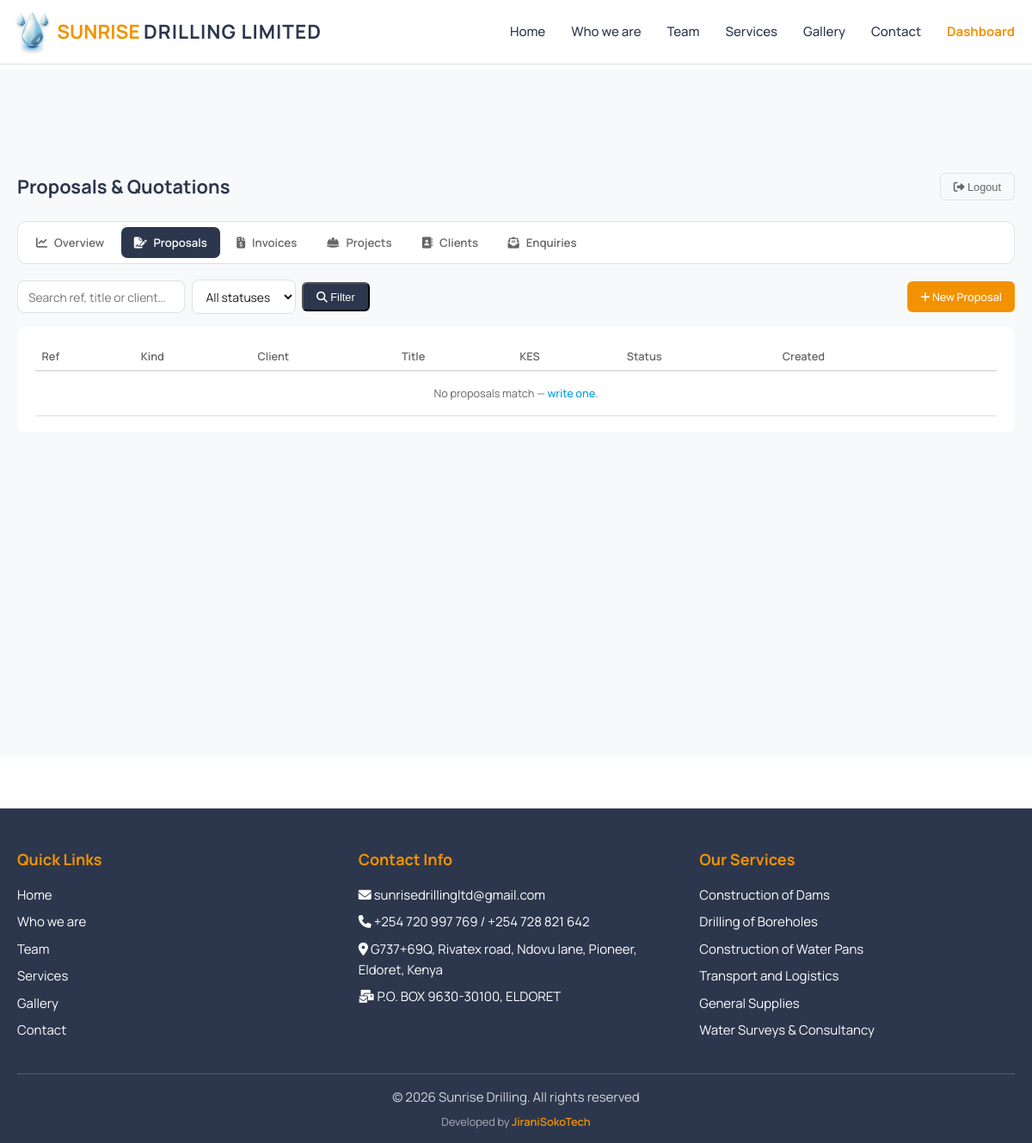
The page /dashboard/proposals/ (signed in) on the database its author committed.
### main/models.py (models this page shows, shortened)
class SingletonModel(models.Model):
    class Meta:
        abstract = True
    @classmethod
    def load(cls):
        obj, _ = cls.objects.get_or_create(pk=1)
        return obj

class SiteSettings(SingletonModel):
    email = models.EmailField(default="sunrisedrillingltd@gmail.com")
    phone_primary = models.CharField(max_length=30, default="+254 720 997 769")
    phone_secondary = models.CharField(max_length=30, blank=True, default="+254 728 821 642")
    physical_address = models.CharField(
        max_length=255, default="G737+69Q, Rivatex road, Ndovu lane, Pioneer, Eldoret, Kenya")
    postal_address = models.CharField(max_length=255, default="P.O. BOX 9630-30100, ELDORET")
    website = models.CharField(max_length=100, default="www.sunrisedrillingltd.com")
    business_hours = models.TextField(
        default=("Monday - Friday: 8:00 AM - 6:00 PM\nSaturday: 9:00 AM - 4:00 PM\n"
                 "Sunday: Emergency services only\nEmergency: 24/7 Available"),
        help_text="One line per entry; shown on the contact page")
    map_embed_url = models.TextField(
        blank=True, help_text="Google Maps embed URL for the contact page map")
    map_title = models.CharField(max_length=200, default="Sunrise Drilling Ltd Headquarters")
    map_address = models.TextField(
        default="G737+69Q, Rivatex road, Ndovu lane, Pioneer\nEldoret, Uasin Gishu County, Kenya")
    facebook_url = models.URLField(blank=True)
    instagram_url = models.URLField(blank=True)
    twitter_url = models.URLField(blank=True)
    tiktok_url = models.URLField(blank=True)
    copyright_text = models.CharField(max_length=200,
                                      default="Sunrise Drilling. All rights reserved")
    class Meta:
        verbose_name = "Site Settings"
        verbose_name_plural = "Site Settings"

class Service(models.Model):
    title = models.CharField(max_length=200)
    description = models.TextField()
    image = models.ImageField(upload_to='services/images/', blank=True, null=True)
    features = models.TextField(help_text="Enter features as a comma-separated list")
    primary_cta_text = models.CharField(max_length=50, default="Get Quote")
    primary_cta_url = models.CharField(max_length=200, default="main:contact")
    secondary_cta_text = models.CharField(max_length=50, default="View Projects")
    secondary_cta_url = models.CharField(max_length=200, default="main:gallery")
    order = models.PositiveIntegerField(default=0)
    class Meta:
        verbose_name = "Service"
        verbose_name_plural = "Services"
        ordering = ['order']

### business/views.py (the view)
# urls.py: path('proposals/', views.proposal_list, name='proposal_list'),
@staff_member_required(login_url='business:login')
def proposal_list(request):
    qs = Proposal.objects.select_related('client').prefetch_related('items')
    status = request.GET.get('status', '')
    if status:
        qs = qs.filter(status=status)
    q = request.GET.get('q', '').strip()
    if q:
        qs = qs.filter(Q(reference__icontains=q) | Q(title__icontains=q) |
                       Q(client__name__icontains=q) | Q(client__company__icontains=q))
    return render(request, 'business/proposal_list.html', {
        'proposals': qs[:100], 'status': status, 'q': q,
        'status_choices': Proposal.STATUS_CHOICES, 'active_tab': 'proposals',
    })

### main/context_processors.py (called while the page is built)
def site_content(request):
    return {
        'site_settings': SiteSettings.load(),
        'footer_services': Service.objects.all()[:6],
    }

### templates/business/proposal_list.html (shortened to what this page needs)
{% extends 'base.html' %}
{% load static humanize %}
{% block extra_css %}
<link rel="stylesheet" href="{% static 'css/dashboard.css' %}">
{% endblock %}
{% block content %}
<section class="dash">
    <div class="container">
        {% include 'business/_dashnav.html' with page_title="Proposals & Quotations" %}
        <div class="dash-toolbar">
            <form method="get" class="dash-filter">
                <input type="text" name="q" value="{{ q }}" class="dash-input" placeholder="Search ref, title or client…">
                <select name="status" class="dash-input">
                    <option value="">All statuses</option>
                </select>
                <button type="submit" class="btn-admin"><i class="fas fa-search"></i> Filter</button>
            </form>
            <a href="{% url 'business:proposal_create' %}" class="btn-admin btn-new"><i class="fas fa-plus"></i> New Proposal</a>
        </div>
        <div class="panel">
            <table>
                <tr><th>Ref</th><th>Kind</th><th>Client</th><th>Title</th><th>KES</th><th>Status</th><th>Created</th><th></th></tr>
                {% for p in proposals %}
                <tr>
                    <td><a href="{% url 'business:proposal_detail' p.pk %}">{{ p.reference }}</a></td>
                    <td>{{ p.get_kind_display }}</td>
                    <td>{{ p.client.name }}</td>
                    <td class="truncate">{{ p.title }}</td>
                    <td class="num">{{ p.total|floatformat:0|intcomma }}</td>
                    <td><span class="badge badge-{{ p.status }}">{{ p.get_status_display }}</span></td>
                    <td>{{ p.created_at|date:"d M Y" }}</td>
                    <td class="row-actions">
                        <a class="btn-mini" href="{% url 'business:proposal_pdf' p.pk %}" title="View PDF"><i class="fas fa-file-pdf"></i></a>
                        <a class="btn-mini" href="{% url 'business:proposal_edit' p.pk %}" title="Edit"><i class="fas fa-pen"></i></a>
                    </td>
                </tr>
                {% empty %}
                <tr><td colspan="8" class="empty">No proposals match — <a href="{% url 'business:proposal_create' %}">write one</a>.</td></tr>
                {% endfor %}
            </table>
        </div>
    </div>
</section>
{% endblock %}

### templates/base.html (shortened to what this page needs)
{% load static %}
<!DOCTYPE html>
<html lang="en">
<head>
    <link rel="stylesheet" href="https://cdnjs.cloudflare.com/ajax/libs/font-awesome/6.4.0/css/all.min.css">
    {% block extra_css %}{% endblock %}
</head>
<body>
    <header class="header">
        <div class="container">
            <div class="header-content">
                <a href="{% url 'main:home' %}" class="logo">
                    <img src="{% static 'images/logo-drop-sm.png' %}" alt="Sunrise Drilling Limited logo">
                    <span class="logo-text"><span class="logo-sunrise">SUNRISE</span> <span class="logo-rest">DRILLING LIMITED</span></span>
                </a>
                <nav>
                    <ul class="nav-menu" id="navMenu">
                        <li><a href="{% url 'main:home' %}">Home</a></li>
                        <li><a href="{% url 'main:about' %}">Who we are</a></li>
                        <li><a href="{% url 'main:team' %}">Team</a></li>
                        <li><a href="{% url 'main:services' %}">Services</a></li>
                        <li><a href="{% url 'main:gallery' %}">Gallery</a></li>
                        <li><a href="{% url 'main:contact' %}">Contact</a></li>
                        {% if user.is_staff %}
                        <li><a href="{% url 'business:dashboard' %}" style="color: var(--primary-orange); font-weight: 700;">Dashboard</a></li>
                        {% endif %}
                    </ul>
                </nav>
            </div>
        </div>
    </header>
    <main class="main-content">
        {% block content %}{% endblock %}
    </main>
    <footer class="footer">
        <div class="container">
            <div class="footer-content">
                <div class="footer-section">
                    <h3>Quick Links</h3>
                    <a href="{% url 'main:home' %}">Home</a>
                    <a href="{% url 'main:about' %}">Who we are</a>
                    <a href="{% url 'main:team' %}">Team</a>
                    <a href="{% url 'main:services' %}">Services</a>
                    <a href="{% url 'main:gallery' %}">Gallery</a>
                    <a href="{% url 'main:contact' %}">Contact</a>
                </div>
                <div class="footer-section">
                    <h3>Contact Info</h3>
                    <p><i class="fas fa-envelope"></i> {{ site_settings.email }}</p>
                    <p><i class="fas fa-phone"></i> {{ site_settings.phone_primary }}{% if site_settings.phone_secondary %} / {{ site_settings.phone_secondary }}{% endif %}</p>
                    <p><i class="fas fa-map-marker-alt"></i> {{ site_settings.physical_address }}</p>
                    <p><i class="fas fa-mail-bulk"></i> {{ site_settings.postal_address }}</p>
                </div>
                <div class="footer-section">
                    <h3>Our Services</h3>
                    {% for service in footer_services %}
                    <p>{{ service.title }}</p>
                    {% endfor %}
                </div>
            </div>
            <div class="footer-bottom">
                <p>&copy; {% now "Y" %} {{ site_settings.copyright_text }}</p>
                <p class="footer-credit">Developed by
                    <a href="https://jiranisokotech.co.ke" target="_blank" rel="noopener">JiraniSokoTech</a>
                </p>
            </div>
        </div>
    </footer>
</body>
</html>

### static/css/dashboard.css (style rules this page uses)
.dash { padding: 120px 0 60px; background: var(--light-gray); min-height: 100vh; }
.btn-admin { background: var(--brand-navy); color: var(--white); padding: 0.5rem 1rem; border-radius: 6px; text-decoration: none; font-size: 0.85rem; font-weight: 500; }
.panel { background: var(--white); border-radius: 10px; padding: 1.2rem 1.4rem; box-shadow: var(--shadow); overflow-x: auto; }
.panel table { width: 100%; border-collapse: collapse; font-size: 0.85rem; }
.panel th { text-align: left; color: var(--text-light); font-weight: 600; padding: 0.4rem 0.5rem; border-bottom: 2px solid var(--border-color); }
.panel td { padding: 0.45rem 0.5rem; border-bottom: 1px solid var(--border-color); vertical-align: middle; }
.panel a { color: var(--primary-blue); text-decoration: none; font-weight: 500; }
.panel .empty { color: var(--text-light); text-align: center; padding: 1rem; }
.dash-toolbar { display: flex; justify-content: space-between; align-items: center; flex-wrap: wrap; gap: 0.8rem; margin-bottom: 1rem; }
.dash-filter { display: flex; gap: 0.5rem; flex-wrap: wrap; align-items: center; }
.btn-new { background: var(--primary-orange); }
.dash-input { padding: 0.55rem 0.8rem; border: 1px solid var(--border-color); border-radius: 8px; font-size: 0.92rem; font-family: inherit; background: var(--white); color: var(--text-dark); box-sizing: border-box; max-width: 100%; }

### templates/base.html (style rules this page uses)
:root { --primary-blue: #009FE3; --primary-orange: #F39200; --brand-navy: #2C374D; --brand-blue-deep: #0077B6; --text-dark: #1a1a1a; --text-light: #666666; --white: #ffffff; --light-gray: #f8f9fa; --border-color: #e0e0e0; }
* { margin: 0; padding: 0; box-sizing: border-box; }
html { font-size: 15px; }
body { font-family: 'Manrope', sans-serif; line-height: 1.6; color: var(--text-dark); background-color: var(--white); }
.container { max-width: 1200px; margin: 0 auto; padding: 0 20px; }
.header { background: var(--white); border-bottom: 1px solid var(--border-color); padding: 1rem 0; position: fixed; top: 0; left: 0; right: 0; z-index: 1000; }
.header-content { display: flex; justify-content: space-between; align-items: center; }
.logo { display: flex; align-items: center; color: var(--brand-navy); text-decoration: none; font-weight: 700; font-size: 1.5rem; }
.logo img { height: 44px; width: auto; margin-right: 10px; filter: drop-shadow(0 1px 2px rgba(0,0,0,0.25)); }
.logo-sunrise { color: var(--primary-orange); }
.logo-rest { color: var(--brand-navy); font-weight: 700; letter-spacing: 1px; }
.nav-menu { display: flex; list-style: none; gap: 2rem; }
.nav-menu a { color: var(--brand-navy); text-decoration: none; font-weight: 500; transition: color 0.3s ease; position: relative; }
.nav-menu a::after { content: ''; position: absolute; bottom: -5px; left: 0; width: 0; height: 2px; background: var(--primary-orange); transition: width 0.3s ease; }
.main-content { margin-top: 80px; min-height: calc(100vh - 80px); }
.footer { background: var(--brand-navy); color: var(--white); padding: 3rem 0 1rem; margin-top: 4rem; }
.footer-content { display: grid; grid-template-columns: repeat(auto-fit, minmax(250px, 1fr)); gap: 2rem; margin-bottom: 2rem; }
.footer-section h3 { color: var(--primary-orange); margin-bottom: 1rem; font-size: 1.2rem; }
.footer-section p, .footer-section a { color: var(--white); text-decoration: none; margin-bottom: 0.5rem; display: block; transition: color 0.3s ease; }
.footer-bottom { border-top: 1px solid rgba(255,255,255,0.2); padding-top: 1rem; text-align: center; color: rgba(255,255,255,0.8); }
.footer-credit { margin-top: 0.4rem; font-size: 0.85rem; color: rgba(255,255,255,0.6); }
.footer-credit a { color: var(--primary-orange); text-decoration: none; font-weight: 600; }

### rows shown on the page
SiteSettings: email "sunrisedrillingltd@gmail.com", phone_primary "+254 720 997 769", phone_secondary "+254 728 821 642", physical_address "G737+69Q, Rivatex road, Ndovu lane, Pioneer, Eldoret, Kenya", postal_address "P.O. BOX 9630-30100, ELDORET", copyright_text "Sunrise Drilling. All rights reserved"
Service: title "Construction of Dams"
Service: title "Drilling of Boreholes"
Service: title "Construction of Water Pans"
Service: title "Transport and Logistics"
Service: title "General Supplies"
Service: title "Water Surveys & Consultancy"

### other values the page prints
{{ page_title|default:"Staff Dashboard" }} "Proposals & Quotations"
